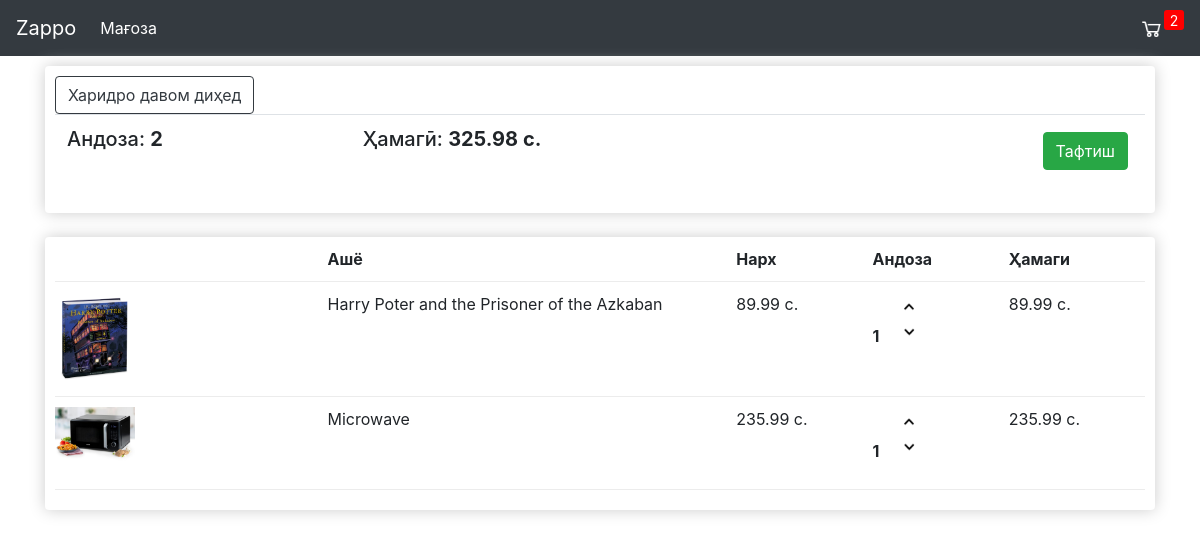
The app's page /cart/ (signed in) with its own data.
### store/models.py (models this page shows, shortened)
class Order(models.Model):
    customer = models.ForeignKey(Customer, on_delete=models.SET_NULL, null=True, blank=True)
    date_ordered = models.DateTimeField(auto_now_add=True)
    complete = models.BooleanField(default=False)
    transaction_id = models.CharField(max_length=100, null=True)
    @property
    def get_cart_total(self):
        orderitems = self.orderitem_set.all()
        total = sum([item.get_total for item in orderitems])
        return total
    @property
    def get_cart_items(self):
        orderitems = self.orderitem_set.all()
        total = sum([item.item for item in orderitems])
        return total

class OrderItem(models.Model):
    product = models.ForeignKey(Product, on_delete=models.SET_NULL, null=True, )
    order = models.ForeignKey(Order, on_delete=models.SET_NULL, null=True, )
    item = models.IntegerField(default=0, null=True, blank=True)
    added_date = models.DateTimeField(auto_now_add=True)
    @property
    def get_total(self):
        total = self.product.price * self.item
        return total

class Product(models.Model):
    name = models.CharField(max_length=200, null=True)
    price = models.DecimalField(max_digits=7, decimal_places=2)
    digital = models.BooleanField(default=False, null=True, blank=True)
    image = models.ImageField(null=True, blank=True)
    @property
    def imageURL(self):
        try:
            url = self.image.url
        except:
            url = ''
        return url

### store/views.py (the view)
# urls.py: path('cart/', views.cart, name="cart"),
def cart(request):
     data = cartData(request)
     cartItems = data['cartItems']
     order = data['order']
     items = data['items']
     context = {'items': items, 'order':order, 'cartItems': cartItems}
     return render(request, 'store/cart.html', context)

### store/utils.py (called while the page is built)
def cartData(request):
    if request.user.is_authenticated:
          customer = request.user.customer
          order, created = Order.objects.get_or_create(customer=customer, complete=False)
          items = order.orderitem_set.all()
          cartItems = order.get_cart_items
    else:
          cookieData = cookieCart(request)
          cartItems = cookieData['cartItems']
          order = cookieData['order']
          items = cookieData['items']
    return{'cartItems': cartItems, 'order':order, 'items': items}

### store/templates/store/cart.html
{% extends 'store/main.html' %} {% load static %} {% block content %}
<div class="row">
  <div class="col-lg-12">
    <div class="item">
      <a class="btn btn-outline-dark" href="{% url 'store' %}"
        >Харидро давом диҳед</a
      >
      <table class="table">
        <tr>
          <th>
            <h5>Андоза: <strong>{{order.get_cart_items}}</strong></h5>
          </th>
          <th>
            <h5>
              Ҳамагӣ: <strong>{{order.get_cart_total|floatformat:2}} c.</strong>
            </h5>
          </th>
          <th>
            <a
              style="float: right; margin: 5px"
              class="btn btn-success"
              href="{% url 'checkout' %}"
              >Тафтиш</a
            >
          </th>
        </tr>
      </table>
    </div>
    <br />
    <div class="item">
      <div class="cart-row">
        <div style="flex: 2"></div>
        <div style="flex: 3"><strong>Ашё</strong></div>
        <div style="flex: 1"><strong>Нарх</strong></div>
        <div style="flex: 1"><strong>Андоза</strong></div>
        <div style="flex: 1"><strong>Ҳамаги</strong></div>
      </div>
      {% for item in items %}
      <div class="cart-row">
        <div style="flex: 2">
          <img class="row-image" src="{{ item.product.imageURL }}" />
        </div>
        <div style="flex: 3">{{ item.product.name }}</div>
        <div style="flex: 1">{{ item.product.price|floatformat:2 }} c.</div>
        <div style="flex: 1">
          <p style="top: 0" class="quantity">{{ item.item }}</p>
          <div class="quantity">
            <img
              data-product="{{item.product.id}}"
              data-action="add"
              style="width: 20px"
              class="chg-quantity update-cart"
              src="{% static  'img/up-arrow.png' %}"
            />
            <img
              data-product="{{item.product.id}}"
              data-action="remove"
              style="width: 20px"
              class="chg-quantity update-cart"
              src="{% static  'img/down-arrow.png' %}"
            />
          </div>
        </div>
        <div style="flex: 1">{{item.get_total}} c.</div>
      </div>
      {% endfor %}
    </div>
  </div>
</div>
{% endblock content %}

### store/templates/store/main.html (shortened to what this page needs)
{% load static %}
<!DOCTYPE html>
<html lang="en">
  <head>
    <link rel="stylesheet" type="text/css" href="{% static 'css/main.css' %}" />
    <link
      rel="stylesheet"
      href="https://cdn.jsdelivr.net/npm/bootstrap@4.0.0/dist/css/bootstrap.min.css"
    />
  </head>
  <body>
    <nav class="navbar navbar-expand-lg navbar-dark bg-dark">
      <a class="navbar-brand" href="{% url 'store' %}">Zappo</a>
      <div class="collapse navbar-collapse" id="navbarSupportedContent">
        <ul class="navbar-nav mr-auto">
          <li class="nav-item active">
            <a class="nav-link" href="{% url 'store' %}"
              >Мағоза <span class="sr-only">(current)</span></a
            >
          </li>
        </ul>
        <div class="form-inline my-2 my-lg-0">
          <a href="{% url 'cart' %}">
            <img id="cart-icon" src="{% static 'img/cart-icon.png' %}" />
          </a>
          <p id="cart-total" style="color: white;" >{{cartItems}}</p>
        </div>
      </div>
    </nav>
    <div class="container">{% block content %} {% endblock content %}</div>
  </body>
</html>

### static/css/main.css (style rules this page uses)
body { background-color: hsl(0, 0%, 98%); }
.item { box-shadow:hsl(0, 0%, 80%) 0 0 16px; background-color: #fff; border-radius: 4px; padding: 10px; }
.bg-dark { background-color: #4f868c!important; }
#cart-icon { width:25px; display: inline-block; margin-left: 15px; }
#cart-total { display: block; text-align: center; color:#fff; background-color: red; width: 20px; height: 20px; border-radius: 3px; font-size: 14px; animation: cart 0.3s ease-in-out; }
.col-lg-4, .col-lg-6, .col-lg-8, .col-lg-12 { margin-top: 10px; }
.btn { border-radius: 0; }
.row-image { width: 80px; display: flex; }
.cart-row { display: flex; align-items: flex-stretch; padding-bottom: 10px; margin-bottom: 10px; border-bottom: 1px solid #ececec; }
.quantity { display: inline-block; font-weight: 700; padding-right:15px; top: 0; }
.chg-quantity { width: 12px; cursor: pointer; display: block; margin-top: 5px; transition:.1s; }

### records on screen
Order: get_cart_items "2", get_cart_total "325.98"
OrderItem: product.imageURL (picture), product.name "Harry Poter and the Prisoner of the Azkaban", product.price "89.99", item "1", get_total "89.99"
OrderItem: product.imageURL (picture), product.name "Microwave", product.price "235.99", item "1", get_total "235.99"

### other values on screen
{{ cartItems }} "2"
